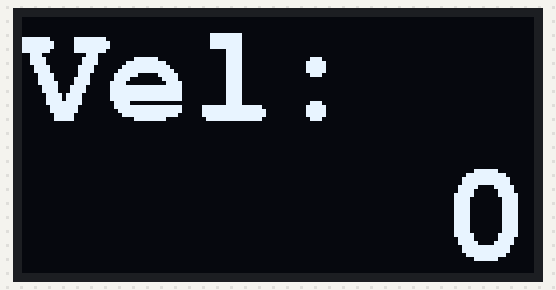
The sketch below on a simulated Arduino Uno, built with avr-gcc and run on an emulated ATmega328P. Shown: 128×64 one-colour display. What the sketch prints to the serial monitor is not drawn.

Above: at 0.1 s.

The sketch:

SensorHall_code.ino
```cpp
// ///// OLED 0.96" Display:
// We are going to use the OLED 128x64 I2C with SSD1306 driver using the Adafruit library.

// Pins for OLED display and arduino uno/nano:
//  * GND = GND
//  * VCC = 5V
//  * SCL = A5
//  * SDA = A4

const byte PulsesPerRevolution = 3;
const unsigned long ZeroTimeout = 200000;
// Calibration for smoothing RPM:
const byte numReadings = 30;  // Number of samples for smoothing. The higher, the more smoothing, but it's going to
                             // react slower to changes. 1 = no smoothing. Default: 2.

volatile unsigned long LastTimeWeMeasured;  // Stores the last time we measured a pulse so we can calculate the period.
volatile unsigned long PeriodBetweenPulses = ZeroTimeout+1000;  // Stores the period between pulses in microseconds.
                       // It has a big number so it doesn't start with 0 which would be interpreted as a high frequency.
volatile unsigned long PeriodAverage = ZeroTimeout+1000;  // Stores the period between pulses in microseconds in total, if we are taking multiple pulses.
                       // It has a big number so it doesn't start with 0 which would be interpreted as a high frequency.
unsigned long FrequencyRaw;  // Calculated frequency, based on the period. This has a lot of extra decimals without the decimal point.
unsigned long FrequencyReal;  // Frequency without decimals.
unsigned long RPM;  // Raw RPM without any processing.
float vel;
unsigned int PulseCounter = 1;  // Counts the amount of pulse readings we took so we can average multiple pulses before calculating the period.

unsigned long PeriodSum; // Stores the summation of all the periods to do the average.

unsigned long LastTimeCycleMeasure = LastTimeWeMeasured;  // Stores the last time we measure a pulse in that cycle.
                                    // We need a variable with a value that is not going to be affected by the interrupt
                                    // because we are going to do math and functions that are going to mess up if the values
                                    // changes in the middle of the cycle.
unsigned long CurrentMicros = micros();  // Stores the micros in that cycle.
                                         // We need a variable with a value that is not going to be affected by the interrupt
                                         // because we are going to do math and functions that are going to mess up if the values
                                         // changes in the middle of the cycle.

// We get the RPM by measuring the time between 2 or more pulses so the following will set how many pulses to
// take before calculating the RPM. 1 would be the minimum giving a result every pulse, which would feel very responsive
// even at very low speeds but also is going to be less accurate at higher speeds.
// With a value around 10 you will get a very accurate result at high speeds, but readings at lower speeds are going to be
// farther from eachother making it less "real time" at those speeds.
// There's a function that will set the value depending on the speed so this is done automatically.
unsigned int AmountOfReadings = 1;

unsigned int ZeroDebouncingExtra;  // Stores the extra value added to the ZeroTimeout to debounce it.
                                   // The ZeroTimeout needs debouncing so when the value is close to the threshold it
                                   // doesn't jump from 0 to the value. This extra value changes the threshold a little
                                   // when we show a 0.

// Variables for smoothing tachometer:
unsigned long readings[numReadings];  // The input.
unsigned long readIndex;  // The index of the current reading.
unsigned long total;  // The running total.
unsigned long average;  // The RPM value after applying the smoothing.


void Pulse_Event()  // The interrupt runs this to calculate the period between pulses:
{
  PeriodBetweenPulses = micros() - LastTimeWeMeasured;  // Current "micros" minus the old "micros" when the last pulse happens.
                                                        // This will result with the period (microseconds) between both pulses.
                                                        // The way is made, the overflow of the "micros" is not going to cause any issue.

  LastTimeWeMeasured = micros();  // Stores the current micros so the next time we have a pulse we would have something to compare with.

  if(PulseCounter >= AmountOfReadings)  // If counter for amount of readings reach the set limit:
  {
    PeriodAverage = PeriodSum / AmountOfReadings;  // Calculate the final period dividing the sum of all readings by the
                                                   // amount of readings to get the average.
    PulseCounter = 1;  // Reset the counter to start over. The reset value is 1 because its the minimum setting allowed (1 reading).
    PeriodSum = PeriodBetweenPulses;  // Reset PeriodSum to start a new averaging operation.


    // Change the amount of readings depending on the period between pulses.
    // To be very responsive, ideally we should read every pulse. The problem is that at higher speeds the period gets
    // too low decreasing the accuracy. To get more accurate readings at higher speeds we should get multiple pulses and
    // average the period, but if we do that at lower speeds then we would have readings too far apart (laggy or sluggish).
    // To have both advantages at different speeds, we will change the amount of readings depending on the period between pulses.
    // Remap period to the amount of readings:
    int RemapedAmountOfReadings = map(PeriodBetweenPulses, 40000, 5000, 1, 10);  // Remap the period range to the reading range.
    // 1st value is what are we going to remap. In this case is the PeriodBetweenPulses.
    // 2nd value is the period value when we are going to have only 1 reading. The higher it is, the lower RPM has to be to reach 1 reading.
    // 3rd value is the period value when we are going to have 10 readings. The higher it is, the lower RPM has to be to reach 10 readings.
    // 4th and 5th values are the amount of readings range.
    RemapedAmountOfReadings = constrain(RemapedAmountOfReadings, 1, 10);  // Constrain the value so it doesn't go below or above the limits.
    AmountOfReadings = RemapedAmountOfReadings;  // Set amount of readings as the remaped value.
  }
  else
  {
    PulseCounter++;  // Increase the counter for amount of readings by 1.
    PeriodSum = PeriodSum + PeriodBetweenPulses;  // Add the periods so later we can average.
  }

}


// OLED 0.96" Display:
#include <Adafruit_GFX.h>  // Include core graphics library for the display.
#include <Adafruit_SSD1306.h>  // Include Adafruit_SSD1306 library to drive the display.
Adafruit_SSD1306 display(128, 64);  // Create display.
#include <Fonts/FreeMonoBold18pt7b.h>  // Add a custom font.


void setup() {
  Serial.begin(9600);

  attachInterrupt(digitalPinToInterrupt(8), Pulse_Event, RISING);  // Enable interruption pin 2 when going from LOW to HIGH.

  // OLED 0.96" Display:
  display.begin(SSD1306_SWITCHCAPVCC, 0x3C);  // Initialize display with the I2C address of 0x3C.
  display.clearDisplay();  // Clear the buffer.
  display.setTextColor(WHITE);  // Set color of the text to white.
  display.setRotation(0);  // Set orientation. Goes from 0, 1, 2 or 3.
  display.setTextWrap(false);  // By default, long lines of text are set to automatically “wrap” back to the leftmost column.
                               // To override this behavior (so text will run off the right side of the display - useful for
                               // scrolling marquee effects), use setTextWrap(false). The normal wrapping behavior is restored
                               // with setTextWrap(true).
  display.dim(0);  // Set brightness (0 is maximum and 1 is a little dim).

}

void loop() {
  //<<<<<<<<<<<<<<<<<<<<<<<<<<<<<<<<<<<<<<<<<<<<<<<<<<<<<<<<<<<<<<<<<<<<<<<<<<<<<<<<<<<<<<<<<<<<<<<<<<<<<<<<<<<<<<<<<<<<<<<<<<<<<<<<<<<<<<<<<<<<<<<<<<<<<<
  // The following is going to store the two values that might change in the middle of the cycle.
  // We are going to do math and functions with those values and they can create glitches if they change in the
  // middle of the cycle.
  LastTimeCycleMeasure = LastTimeWeMeasured;  // Store the LastTimeWeMeasured in a variable.
  CurrentMicros = micros();  // Store the micros() in a variable.

  // CurrentMicros should always be higher than LastTimeWeMeasured, but in rare occasions that's not true.
  // I'm not sure why this happens, but my solution is to compare both and if CurrentMicros is lower than
  // LastTimeCycleMeasure I set it as the CurrentMicros.
  // The need of fixing this is that we later use this information to see if pulses stopped.
  if(CurrentMicros < LastTimeCycleMeasure)
  {
    LastTimeCycleMeasure = CurrentMicros;
  }

  // Calculate the frequency:
  FrequencyRaw = 10000000000 / PeriodAverage;if(PeriodBetweenPulses > ZeroTimeout - ZeroDebouncingExtra || CurrentMicros - LastTimeCycleMeasure > ZeroTimeout - ZeroDebouncingExtra)
  {  // If the pulses are too far apart that we reached the timeout for zero:
    FrequencyRaw = 0;  // Set frequency as 0.
    ZeroDebouncingExtra = 2000;  // Change the threshold a little so it doesn't bounce.
  }
  else
  {
    ZeroDebouncingExtra = 0;  // Reset the threshold to the normal value so it doesn't bounce.
  }
  FrequencyReal = FrequencyRaw / 10000;
  // Calculate the RPM:
  RPM = FrequencyRaw / PulsesPerRevolution * 60;
  RPM = RPM / 10000;  // Remove the decimals.
  total = total - readings[readIndex];  // Advance to the next position in the array.
  readings[readIndex] = RPM;  // Takes the value that we are going to smooth.
  total = total + readings[readIndex];  // Add the reading to the total.
  readIndex = readIndex + 1;  // Advance to the next position in the array.

  if (readIndex >= numReadings)  // If we're at the end of the array:
  {
    readIndex = 0;  // Reset array index.
  }

  // Calculate the average:
  average = total / numReadings;  // The average value it's the smoothed result.


  //<<<<<<<<<<<<<<<<<<<<<<<<<<<<<<<<<<<<<<<<<<<<<<<<<<<<<<<<<<<<<<<<<<<<<<<<<<<<<<<<<<<<<<<<<<<<<<<<<<<<<<<<<<<<<<<<<<<<<<<<<<<<<<<<<<<<<<<<<<<<<<<<<<<<<<
  Serial.print("Velocidade: ");
  // //2*3,14*0.067 = 0.420973416
  vel = ((average*0.420973416)/60)*4.2;
  Serial.print(vel);
  Serial.println(" m/s");


  //<<<<<<<<<<<<<<<<<<<<<<<<<<<<<<<<<<<<<<<<<<<<<<<<<<<<<<<<<<<<<<<<<<<<<<<<<<<<<<<<<<<<<<<<<<<<<<<<<<<<<<<<<<<<<<<<<<<<<<<<<<<<<<<<<<<<<<<<<<<<<<<<<<<<<<
  // OLED 0.96" Display:
  // Convert variable into a string, so we can change the text alignment to the right:
  // It can be also used to add or remove decimal numbers.
   char string[10];  // Create a character array of 10 characters
  // Convert float to a string:
  dtostrf(vel, 6, 0, string);  // (<variable>,<amount of digits we are going to use>,<amount of decimal digits>,<string name>)

  display.clearDisplay();  // Clear the display so we can refresh.
  display.setFont(&FreeMonoBold18pt7b);  // Set a custom font.
  display.setTextSize(0);  // Set text size. We are using a custom font so you should always use the text size of 0.
  display.setCursor(0, 25);  // (x,y).
  display.println("Vel:");  // Text or value to print.

  // Print variable with right alignment:
  display.setCursor(0, 60);  // (x,y).
  display.println(string);  // Text or value to print.

  // Print a comma for the thousands separator:
  if(average > 999)  // If value is above 999:
  {
    // Draw line (to show a comma):
    display.drawLine(63, 60, 61, 65, WHITE);  // Draw line (x0,y0,x1,y1,color).
  }

  display.display();  // Print everything we set previously.
  delay(10);
}
```
